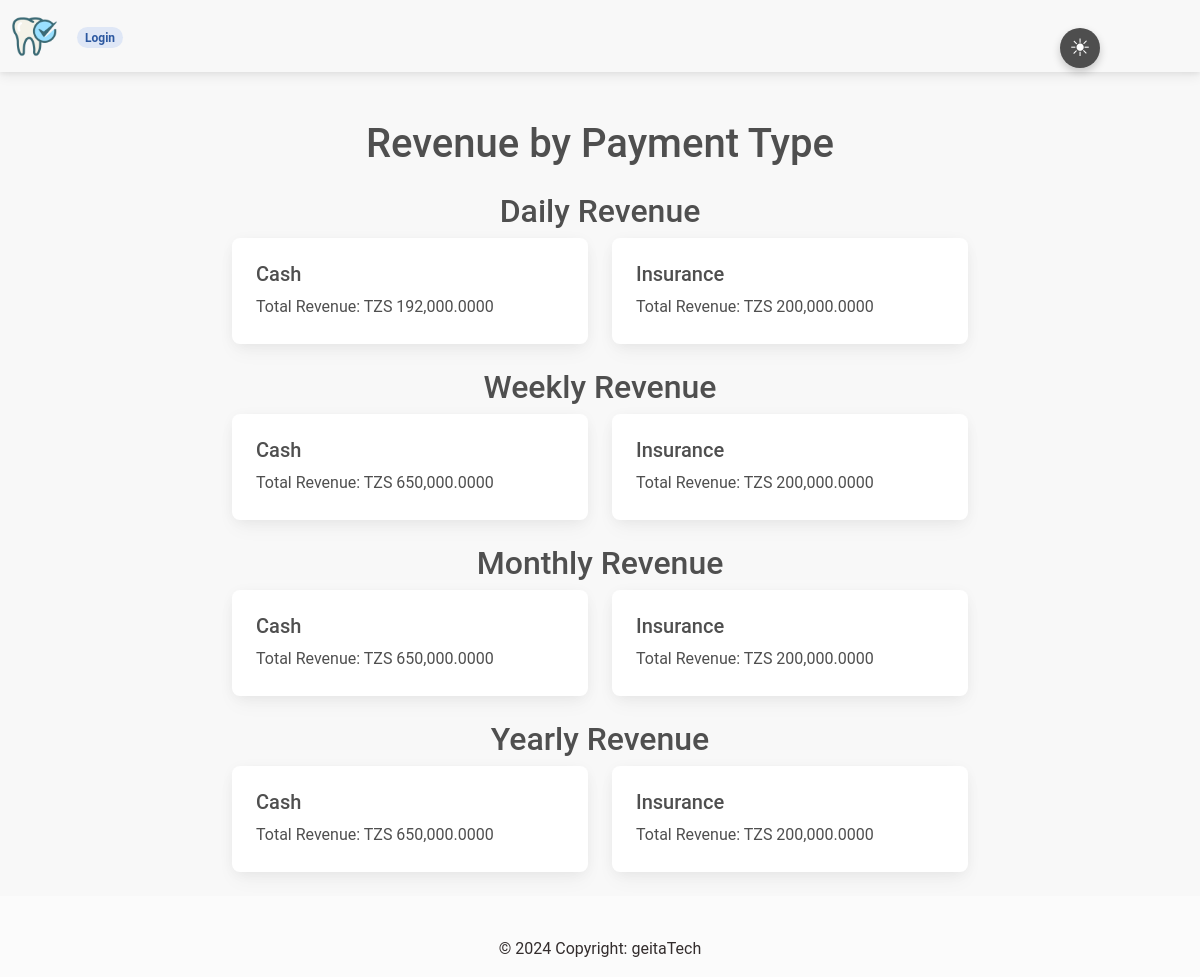
The page /reports/ on the database its author committed.
### patient/models.py (models this page shows)
class PaymentType(models.Model):
    name = models.CharField(max_length=255)
    def __str__(self):
        return self.name

### patient/views.py (the view)
# urls.py: path('reports/', views.RevenueByPaymentTypeView.as_view(), name='reports'),
class RevenueByPaymentTypeView(View):
    def get(self, request, *args, **kwargs):
        payment_types = PaymentType.objects.all()
        today = datetime.now().date()
        last_week_start = today - timedelta(days=today.weekday() + 7)
        last_month_start = today.replace(day=1) - timedelta(days=1)
        last_year_start = today.replace(month=1, day=1) - timedelta(days=1)
        daily_revenue = self.aggregate_revenue(today, today)
        weekly_revenue = self.aggregate_revenue(last_week_start, today)
        monthly_revenue = self.aggregate_revenue(last_month_start, today)
        yearly_revenue = self.aggregate_revenue(last_year_start, today)
        context = {
            'payment_types': payment_types,
            'daily_revenue': daily_revenue,
            'weekly_revenue': weekly_revenue,
            'monthly_revenue': monthly_revenue,
            'yearly_revenue': yearly_revenue,
        }
        return render(request, 'revenue_by_payment_type.html', context)
    def aggregate_revenue(self, start_date, end_date):
        revenue_data = []
        payment_types = PaymentType.objects.all()
        for payment_type in payment_types:
            total_revenue = 0
            medical_histories = MedicalHistory.objects.filter(
                payment_type=payment_type,
                created_at__date__range=(start_date, end_date)
            )
            for history in medical_histories:
                total_revenue += history.calculate_total_price()
            revenue_data.append({
                'payment_type': payment_type,
                'total_revenue': total_revenue,
            })
        return revenue_data

### patient/template_context.py (called while the page is built)
def upcoming_follow_up_count(request):
    today = datetime.now().date()
    tomorrow = today + timedelta(days=1)
    upcoming_follow_up_count = MedicalHistory.objects.filter(follow_up_date=tomorrow).count()
    return {'upcoming_follow_up_count': upcoming_follow_up_count}

### patient/templates/revenue_by_payment_type.html (shortened to what this page needs)
{% extends 'base.html' %}
{% load humanize %}
{% block content %}
<div class="container mt-5">
    <h1 class="mb-4 text-center">Revenue by Payment Type</h1>
    <h2>Daily Revenue</h2>
    <div class="row">
        {% for item in daily_revenue %}
        <div class="col-md-4 mb-4">
            <div class="card">
                <div class="card-body">
                    <h5 class="card-title">{{ item.payment_type }}</h5>
                    <p class="card-text">Total Revenue: TZS {{ item.total_revenue|intcomma }}</p>
                </div>
            </div>
        </div>
        {% endfor %}
    </div>
    <h2>Weekly Revenue</h2>
    <div class="row">
        {% for item in weekly_revenue %}
        <div class="col-md-4 mb-4">
            <div class="card">
                <div class="card-body">
                    <h5 class="card-title">{{ item.payment_type }}</h5>
                    <p class="card-text">Total Revenue: TZS {{ item.total_revenue|intcomma }}</p>
                </div>
            </div>
        </div>
        {% endfor %}
    </div>
    <h2>Monthly Revenue</h2>
    <div class="row">
        {% for item in monthly_revenue %}
        <div class="col-md-4 mb-4">
            <div class="card">
                <div class="card-body">
                    <h5 class="card-title">{{ item.payment_type }}</h5>
                    <p class="card-text">Total Revenue: TZS {{ item.total_revenue|intcomma }}</p>
                </div>
            </div>
        </div>
        {% endfor %}
    </div>
    <h2>Yearly Revenue</h2>
    <div class="row">
        {% for item in yearly_revenue %}
        <div class="col-md-4 mb-4">
            <div class="card">
                <div class="card-body">
                    <h5 class="card-title">{{ item.payment_type }}</h5>
                    <p class="card-text">Total Revenue: TZS {{ item.total_revenue|intcomma }}</p>
                </div>
            </div>
        </div>
        {% endfor %}
    </div>
</div>
{% endblock %}

### static/css/color_switch.css (style rules this page uses)
body { background-color: #f8f8f8; }

### patient/templates/revenue_by_payment_type.html (style rules this page uses)
.row { justify-content: center; }
h2 { text-align: center; }

### rows shown on the page
PaymentType: payment_type "Cash", total_revenue "192,000.0000", total_revenue "650,000.0000"
PaymentType: payment_type "Insurance", total_revenue "200,000.0000"
